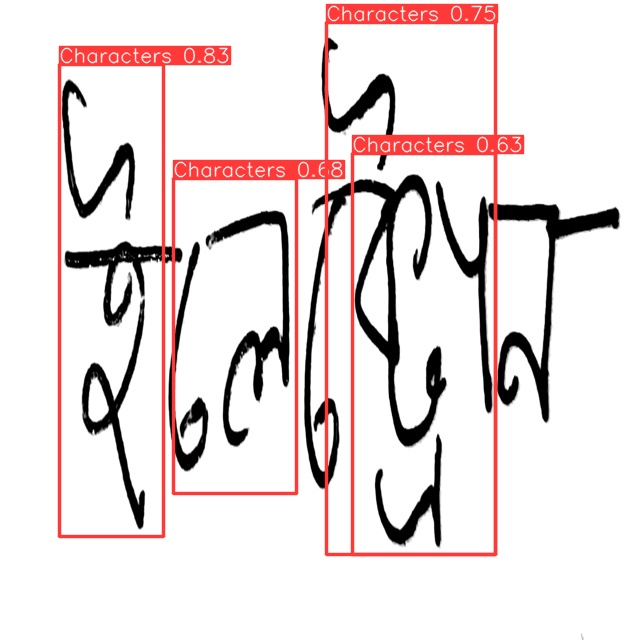
#> input picture banglaWrittenWordOCR-main/detection_model/runs/detect/predict/1.jpg, 640 x 640 px; its folder holds only this picture in this run
$ python -i preprocess_images.py   (imports and definitions only)
#> lines starting #> are read from the running program, lines starting #| are printed output that depends on the picture; after the words box and inside, x2 and y2 are one past the last pixel; in counts of white or black regions, pixels touching at a corner belong together
import cv2
import numpy as np
import matplotlib.pyplot as plt
import os
import shutil # For creating and clearing directories

# --- Preprocessing Function ---
def preprocess_image_for_ocr(image_path, target_size=(32, 32)):
    """
    Preprocesses a single image containing a Bangla character for OCR.

    Steps include:
    1. Load image in grayscale.
    2. Apply Gaussian blur for noise reduction.
    3. Perform adaptive binarization (background black, text white).
    4. Resize to a target_size.
    5. Normalize pixel values to the range [0, 1].
    6. Expand dimensions to (height, width, 1) for neural network input.

    Args:
        image_path (str): The full path to the input image file.
        target_size (tuple, optional): The desired output size (width, height)
                                       for the preprocessed image. Defaults to (32, 32).

    Returns:
        np.ndarray: A preprocessed image array of shape (target_size[0], target_size[1], 1)
                    with float32 pixel values in the range [0, 1].
                    Returns None if the image cannot be loaded.
    """
#> called with target_size = (32, 32)
    # 1. Load Image
    img = cv2.imread(image_path)
#> img is the input picture: shape (640, 640, 3); mean B, G, R 222.4, 222.5, 233
    if img is None:
        # print(f"Error: Could not load image from {image_path}. Skipping.")
        return None

    # Convert to Grayscale
    gray = cv2.cvtColor(img, cv2.COLOR_BGR2GRAY)
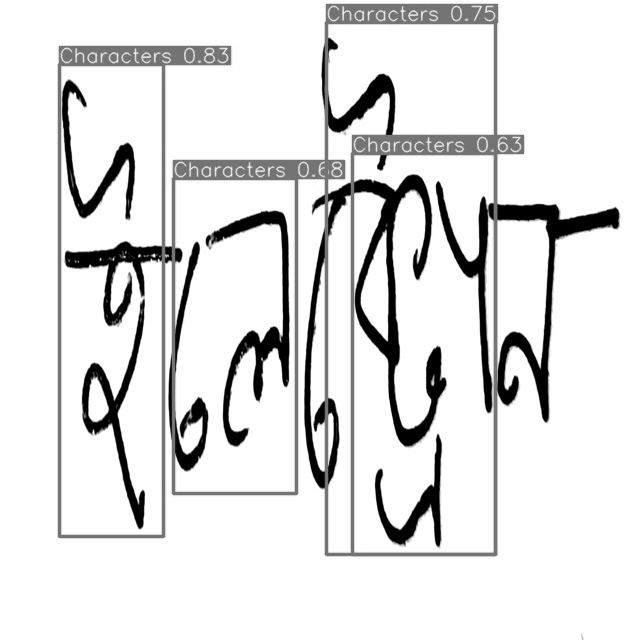
#> gray: shape (640, 640); min 0, max 255, mean 225.6

    # 2. Noise Reduction (Gaussian Blur)
    blurred = cv2.GaussianBlur(gray, (5, 5), 0)
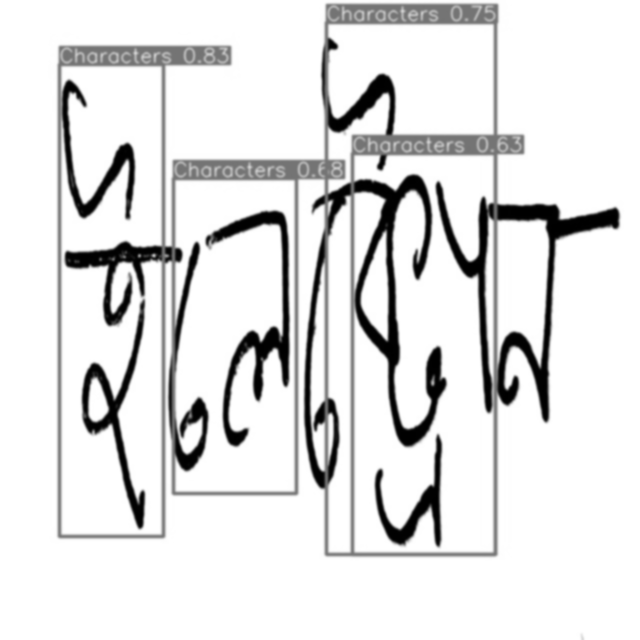
#> blurred: shape (640, 640); min 0, max 255, mean 225.6

    # 3. Binarization using Adaptive Thresholding
    # For OCR, typically text is dark on a light background or vice-versa.
    # We want text to be white (255) and background black (0) for consistency
    # and often better feature extraction in neural networks.
    # THRESH_BINARY_INV means pixels > threshold become 0, others become 255.
    binary = cv2.adaptiveThreshold(blurred, 255,
                                   cv2.ADAPTIVE_THRESH_GAUSSIAN_C,
                                   cv2.THRESH_BINARY_INV, 21, 10)
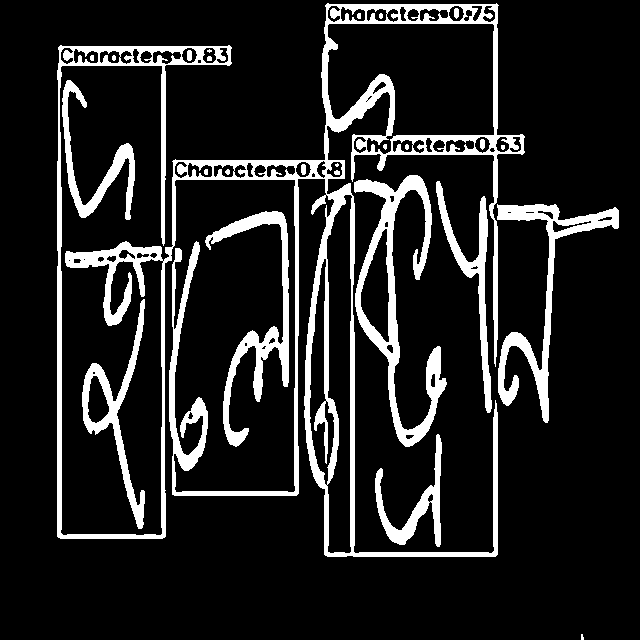
#> binary: shape (640, 640); 13.4% white; 26 white regions (5 under 20 px), largest, box (x1, y1, x2, y2) and area: (57, 3, 525, 557) 30933, (354, 175, 447, 447) 5909, (497, 204, 619, 423) 4354

    # 4. Resize to target_size
    resized = cv2.resize(binary, target_size, interpolation=cv2.INTER_AREA)
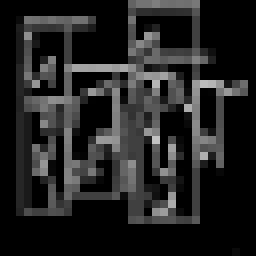
#> resized: shape (32, 32) (shown 8 times larger); min 0, max 194, mean 34.1

    # 5. Normalize Pixel Values to [0, 1]
    normalized = resized.astype('float32') / 255.0

    # 6. Expand dimensions to (height, width, 1) for Keras/TensorFlow compatibility
    preprocessed_image = np.expand_dims(normalized, axis=-1)

    return preprocessed_image

# --- DEMO / DATASET PROCESSING BLOCK ---
# [83 lines not run here, left out]

>>> result = preprocess_image_for_ocr('banglaWrittenWordOCR-main/detection_model/runs/detect/predict/1.jpg')

$ run again, on banglaWrittenWordOCR-main/detection_model/runs/detect/predict/2.jpg
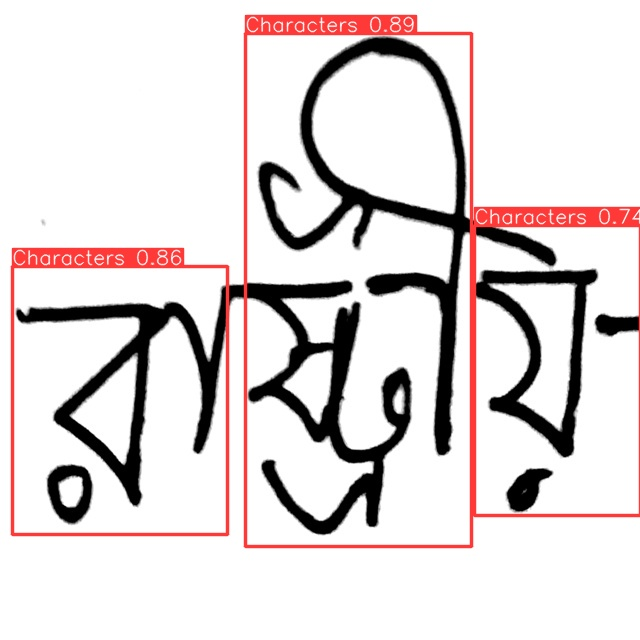
#> input picture banglaWrittenWordOCR-main/detection_model/runs/detect/predict/2.jpg, 640 x 640 px
#> in preprocess_image_for_ocr, img is the input picture: shape (640, 640, 3); mean B, G, R 217.3, 217.3, 225.3
#> in preprocess_image_for_ocr, `binary = cv2.adaptiveThreshold(blurred, 255, cv2.ADAPTIVE_THRESH_GAUSS..`:
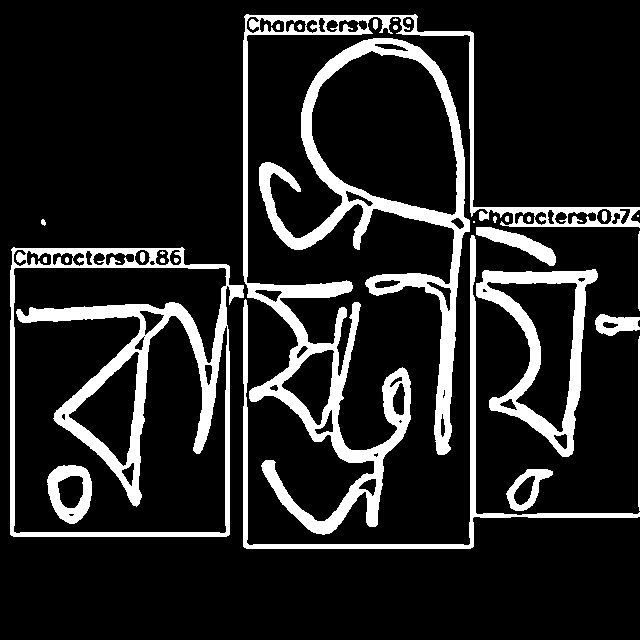
#> binary: shape (640, 640); 14.4% white; 30 white regions (4 under 20 px), largest, box (x1, y1, x2, y2) and area: (243, 14, 640, 535) 16396, (10, 247, 244, 537) 14498, (259, 38, 470, 455) 12408
#> in preprocess_image_for_ocr, `resized = cv2.resize(binary, target_size, interpolation=cv2.INTER_AREA)`:
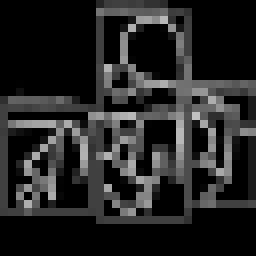
#> resized: shape (32, 32) (shown 8 times larger); min 0, max 193, mean 36.8

$ run again, on banglaWrittenWordOCR-main/detection_model/runs/detect/predict/3.jpg
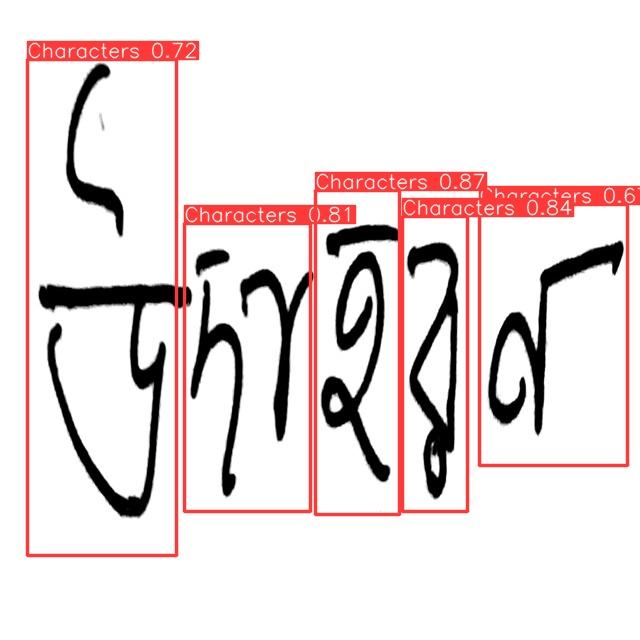
#> input picture banglaWrittenWordOCR-main/detection_model/runs/detect/predict/3.jpg, 640 x 640 px
#> in preprocess_image_for_ocr, img is the input picture: shape (640, 640, 3); mean B, G, R 222.3, 222.4, 234.4
#> in preprocess_image_for_ocr, `binary = cv2.adaptiveThreshold(blurred, 255, cv2.ADAPTIVE_THRESH_GAUSS..`:
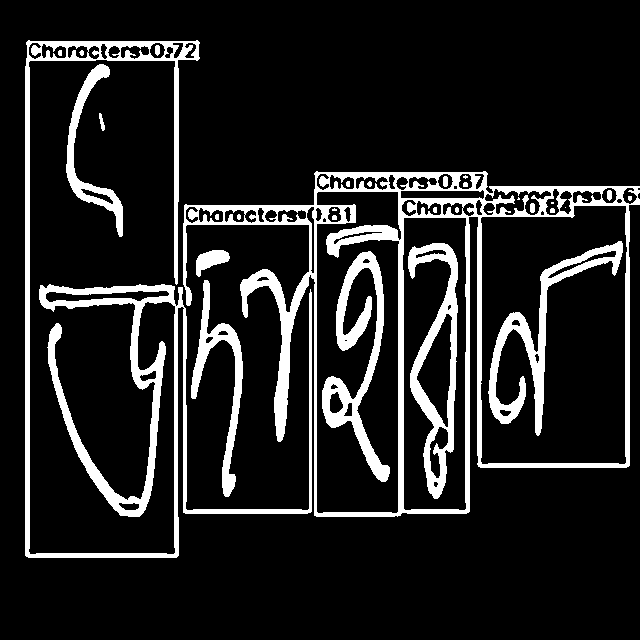
#> binary: shape (640, 640); 13.1% white; 30 white regions (6 under 20 px), largest, box (x1, y1, x2, y2) and area: (183, 171, 640, 517) 19558, (25, 40, 312, 558) 15434, (322, 251, 390, 482) 4460
#> in preprocess_image_for_ocr, `resized = cv2.resize(binary, target_size, interpolation=cv2.INTER_AREA)`:
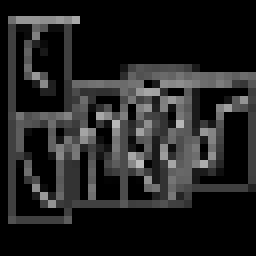
#> resized: shape (32, 32) (shown 8 times larger); min 0, max 188, mean 33.5

$ run again, on banglaWrittenWordOCR-main/detection_model/runs/detect/predict/4.jpg
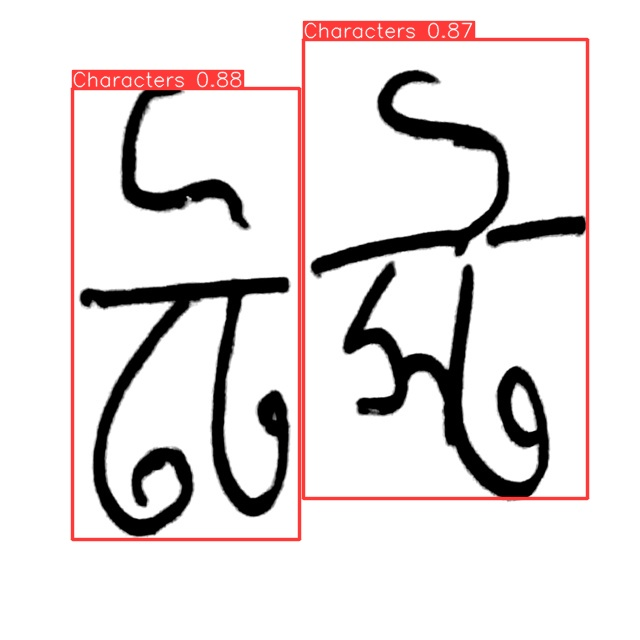
#> input picture banglaWrittenWordOCR-main/detection_model/runs/detect/predict/4.jpg, 640 x 640 px
#> in preprocess_image_for_ocr, img is the input picture: shape (640, 640, 3); mean B, G, R 223.8, 223.9, 230.2
#> in preprocess_image_for_ocr, `binary = cv2.adaptiveThreshold(blurred, 255, cv2.ADAPTIVE_THRESH_GAUSS..`:
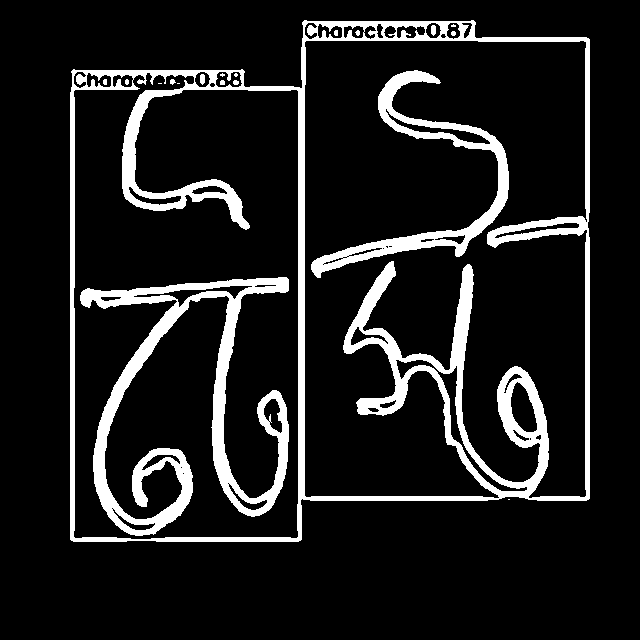
#> binary: shape (640, 640); 11.6% white; 19 white regions (6 under 20 px), largest, box (x1, y1, x2, y2) and area: (70, 20, 590, 542) 28682, (80, 277, 289, 536) 12803, (311, 70, 509, 278) 5915
#> in preprocess_image_for_ocr, `resized = cv2.resize(binary, target_size, interpolation=cv2.INTER_AREA)`:
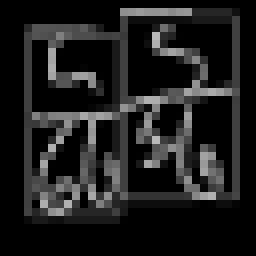
#> resized: shape (32, 32) (shown 8 times larger); min 0, max 184, mean 29.7
